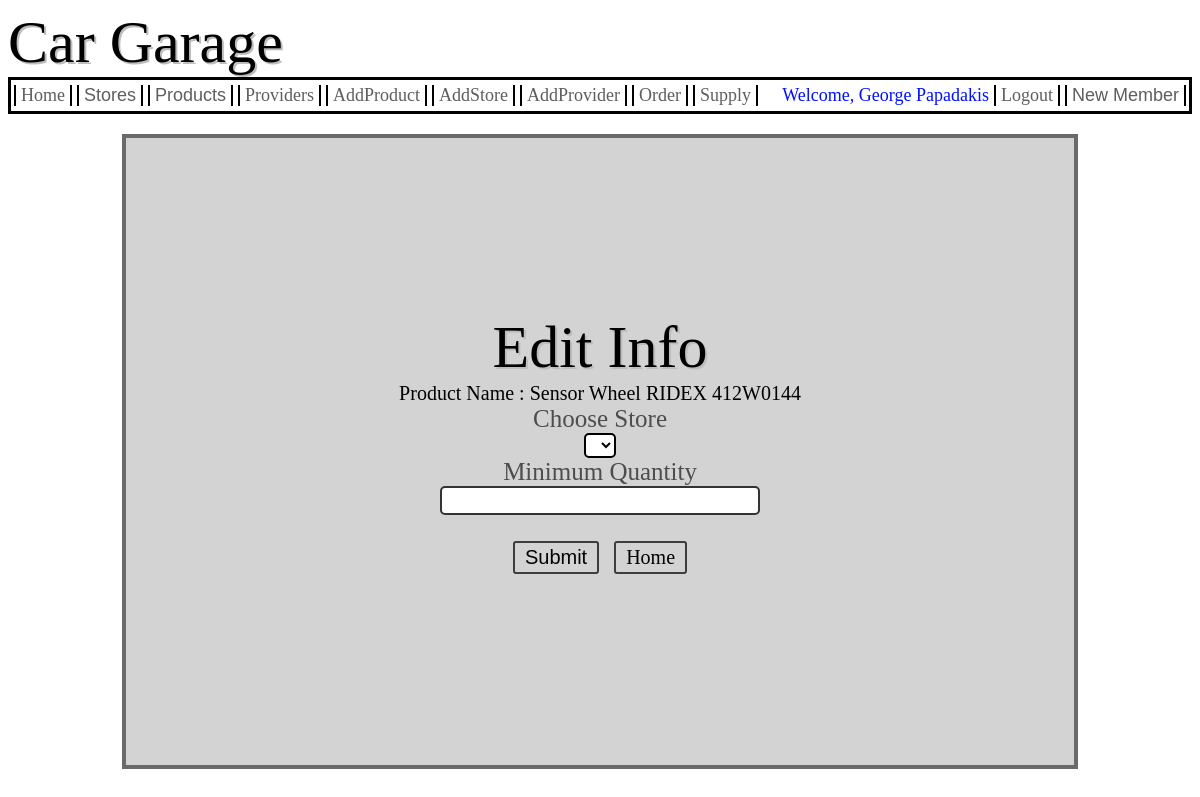
The app's page /addProductToStore.php?AddToStore=2 (signed in) with its own data.
### tables this page shows
CREATE TABLE `users` (
  `user_id` int(11) NOT NULL,
  `first_name` varchar(150) NOT NULL,
  `second_name` varchar(150) NOT NULL,
  `password` varchar(150) NOT NULL,
  `email` varchar(200) NOT NULL,
  `phone` bigint(20) NOT NULL,
  `property` varchar(100) NOT NULL
);

CREATE TABLE `products` (
  `id` int(11) NOT NULL,
  `product_name` varchar(150) NOT NULL,
  `category` varchar(150) NOT NULL,
  `manufacturer` varchar(150) NOT NULL,
  `price` float NOT NULL,
  `garage_quantity` int(11) NOT NULL,
  `product_image` longblob NOT NULL
);

### functions.php (called while the page is built, shortened)
<?php
function check_login($con)
{
    if(isset($_SESSION['id']))
    {
        $id = $_SESSION['id'];
        $query = "select * from users where user_id = '$id' limit 1";
        $results = mysqli_query($con,$query);
        if($results && mysqli_num_rows($results)>0)
        {
            $user_data = mysqli_fetch_assoc($results);
            return $user_data;
        }
    }else
    {
        return 0;
    }
    die;
}

### addProductToStore.php (the view, shortened to what this page needs)
<?php
    include("Setup.php");
    include("functions.php");
    $user_data = check_login($con);
?>
<html>
    <head>
        <link rel="stylesheet" href="css/style.css" />
    </head>
    <body>
        <?php include("header.php");?>
        <div class="provProducts">
            <div class="Title">Edit Info</div>
            <?php $tempProduct_id = $_GET['AddToStore'];
            $result = mysqli_query($con,"SELECT * FROM products WHERE products.id = $tempProduct_id");
            $row = mysqli_fetch_array($result);
            ?>
            <div style="font-size:20px;">Product Name : <?=$row['product_name']?></div>
            <form action="addProductToStore.php?AddToStore=<?=$tempProduct_id?>" method="POST">
                <div class="AddProduct-form">
                    <label for="store">Choose Store</label>
                    <select name="store" id="" class="DeleteP">
                    </select>
                    <label for="">Minimum Quantity</label>
                    <input type="number" name="quantity">
                    <div class="NewProduct-buttons" style="padding-top:10px;">
                        <button type="submit" name="SubmitInfo" value="">Submit</button>
                        <a href="index.php">Home</a>
                    </div>
                </div>
            </form>
        </div>
    </body>
</html>

### header.php (shortened to what this page needs)
<html>
<div class="Title">Car Garage</div>
        <div class="navBar">
            <a href="index.php">Home</a>
            <div class="dropdown" data-dropdown>
                <button class="links" data-dropdown-button="">Stores</button>
            </div>
            <div class="dropdown" data-dropdown>
                <button class="links" data-dropdown-button="">Products</button>
            </div>
            <?php if($user_data!=0){
                 if($user_data['property']=="admin"){
                    ?>
            <a href="providers.php">Providers</a>
            <a href="newproduct.php">AddProduct</a>
            <a href="newstore.php">AddStore</a>
            <a href="newprovider.php">AddProvider</a>
            <a href="order.php">Order</a>
            <a href="supply.php">Supply</a>
            <?php }
            }?>
            <div class="Login">
                <?php if($user_data==0){ ?>
                <div>Welcome, Guest</div>
                <div class="dropdown" data-dropdown>
                    <button class="links" data-dropdown-button="">Login</button>
                    <div class="dropdown-menu loginMenu">
                        <form method="post" class="formLogin">
                            <label for="email" class="labels">Email</label>
                            <input type="email" name="email" id="email">
                            <label for="password" class="labels">Password</label>
                            <input type="password" name="password" id="password">
                            <label class="Warnings-messages"><?=$warnLInfo?></label>
                            <button type="submit" name="login">Login</button>
                        </form>
                    </div>
                </div>
                <?php }else{ ?>
                <div class="welcome-name">Welcome, <?=$user_data['first_name'];?> <?=$user_data['second_name'];?></div>
                <a href="logout.php" class="Logout-Button">Logout</a>
                <?php if($user_data!=0){
                 if($user_data['property']=="admin"){
                    ?>
                <div class="dropdown" data-dropdown>
                    <button class="links" data-dropdown-button="">New Member</button>
                </div>
                <?php }
            }?>
                <?php } ?>
            </div>
        </div>
</html>

### css/style.css (style rules this page uses)
.navBar { position: relative; background-color: rgb(255, 255, 255); border-style: solid; font-size: large; display: flex; gap: 5px; padding: 5px 3px; }
.navBar > a { text-decoration: none; color: rgb(94, 94, 94); transition: color 75ms ease-in-out, border-bottom 75ms ease-in-out,border-top 75ms ease-in-out; border-style: solid; border-color: black; border-width: 2px; padding: 0 5px; border-bottom: 0px none; border-top: 0px none; }
.Title { height: auto; top: 4rem; font-size: 60px; color: rgb(0, 0, 0); text-shadow: 2px 2px rgb(189, 189, 189); }
.dropdown { position: relative; }
.links { color: rgb(94, 94, 94); transition: color 75ms ease-in-out, border-bottom 75ms ease-in-out,border-top 75ms ease-in-out; border-style: solid; border-color: black; border-width: 2px; padding: 0 5px; border-bottom: 0px none; border-top: 0px none; background: none; font-size: large; cursor: pointer; }
.Login { margin-left: auto; display: flex; gap: 5px; }
.Logout-Button { color: rgb(94, 94, 94); transition: color 75ms ease-in-out, border-bottom 75ms ease-in-out,border-top 75ms ease-in-out; border-style: solid; border-color: black; border-width: 2px; padding: 0 5px; border-bottom: 0px none; border-top: 0px none; background: none; font-size: large; cursor: pointer; text-decoration: none; }
.welcome-name { color: rgb(0, 17, 255); }
.AddProduct-form { width: 100%; height: 100%; display: flex; flex-direction: column; align-items: center; justify-content: center; overflow: scroll; overflow: auto }
.AddProduct-form > label { font-size: 25px; color: rgb(77, 77, 77); }
.AddProduct-form > input { width: 20rem; height: 1.8rem; border: 2px solid rgb(51, 51, 51); border-radius: 5px; font-size: 15px; }
.AddProduct-form > input:last-of-type { margin-bottom: 1rem; }
.NewProduct-buttons { display: flex; gap: 15px; }
.NewProduct-buttons > button,.NewProduct-buttons > a { background: none; text-decoration: none; color: black; border: 2px solid rgb(61, 61, 61); border-radius: 3px; cursor: pointer; padding: 3px 10px; font-size: 20px; transition: background-color 150ms ease-in-out,text-decoration 150ms ease-in-out,color 150ms ease-in-out; }
.DeleteP { position: relative; border: 2px solid black; text-decoration: none; color:black; z-index: 10; cursor: pointer; padding: 2px 4px; border-radius: 5px; background-color: rgb(255, 255, 255); transition: border 100ms ease-in-out,transform 100ms ease-in-out,text-decoration 100ms ease-in-out,background-color 100ms ease-in-out; }
.provProducts { width: 80%; height: 80%; margin: auto; margin-top: 20px; background-color: rgb(211, 211, 211); display: flex; flex-direction: column; justify-content: center; align-items: center; border: 4px solid rgb(106, 106, 106); }

### records on screen
users: first_name "George", second_name "Papadakis"
products: product_name "Sensor Wheel RIDEX 412W0144"
